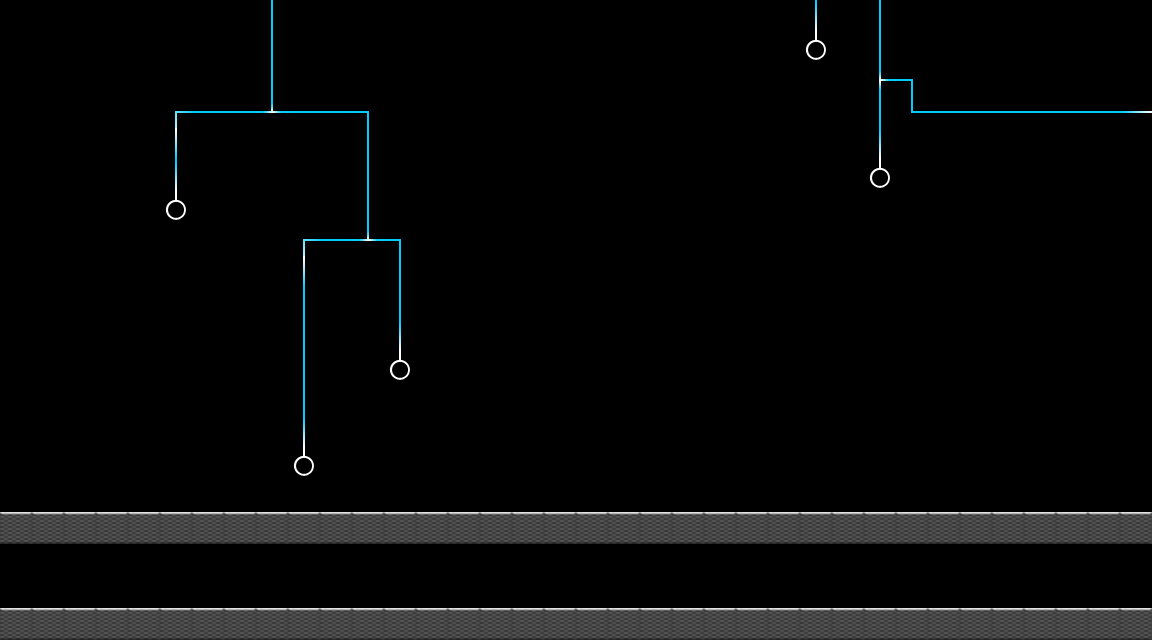

A level layout from a 2D game, rendered from its tile map. Below: a short description, then the map file with tile-grid data replaced by summaries:
An orthogonal 36x20 tile map with 32x32 px tiles, 2 tile layers (background, walls).

<map version="1.0" orientation="orthogonal" width="36" height="20" tilewidth="32" tileheight="32">
 <tileset firstgid="1" name="tiles-hd" tilewidth="32" tileheight="32">
  <image source="tiles-hd.png" trans="000000" width="160" height="160" />
 </tileset>
 <layer name="background" width="36" height="20">
  <data>[720 cells, 606 non-empty, 15 distinct tile ids]</data>
 </layer>
 <layer name="walls" width="36" height="20">
  <data>[720 cells, 72 non-empty, 1 distinct tile ids]</data>
 </layer>
</map>